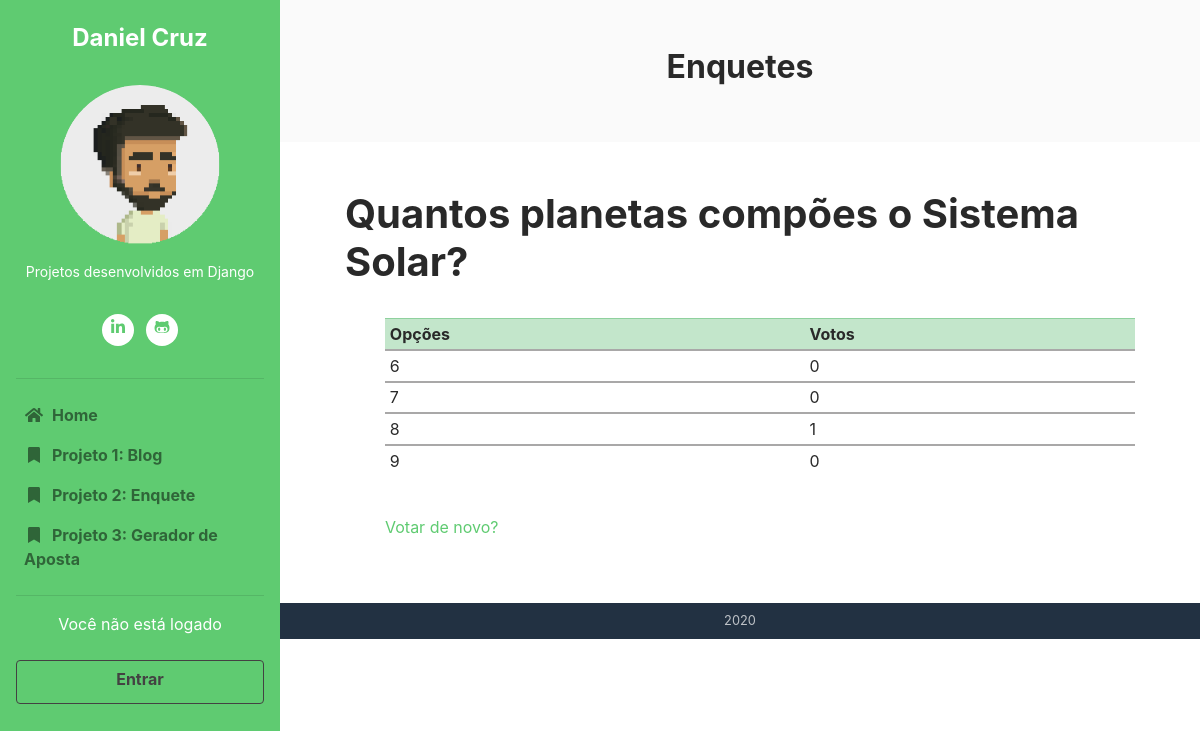
The app's page /polls/8/results, older data.
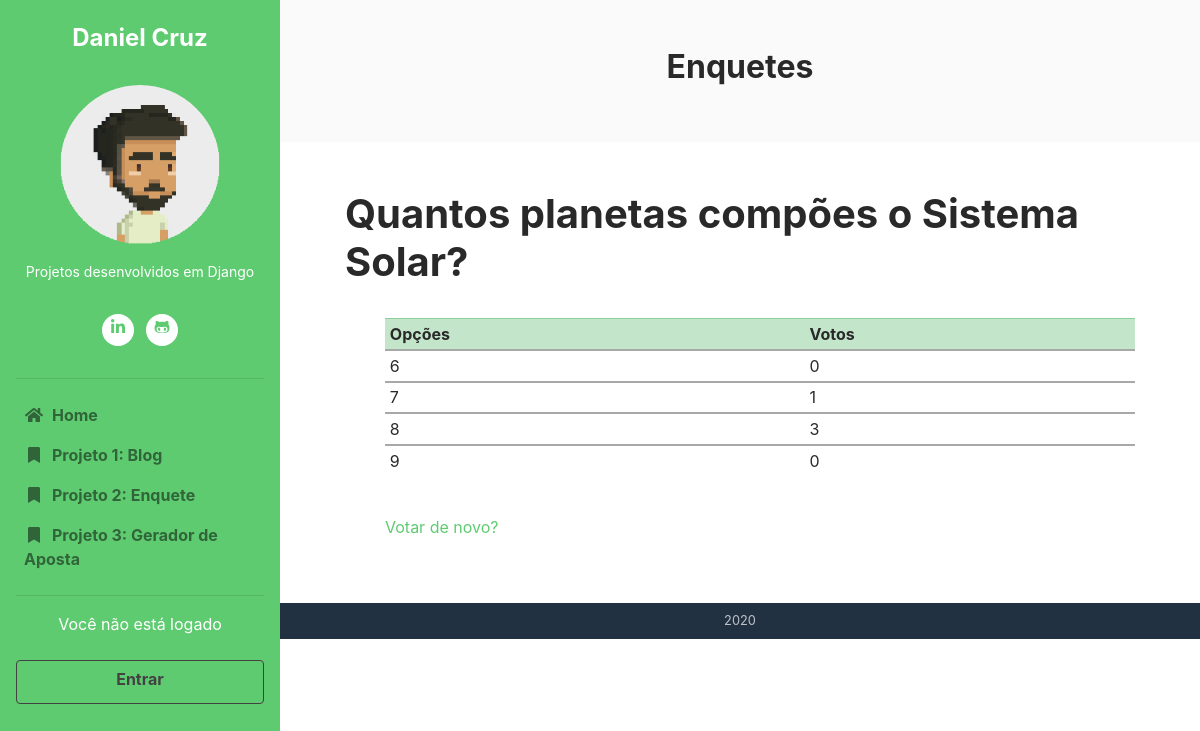
The same page, newer data.
### polls/models.py (models this page shows, shortened)
class Choice(models.Model):
    question = models.ForeignKey(Question, on_delete=models.CASCADE)
    choice_text = models.CharField(max_length=200)
    votes = models.IntegerField(default=0)

### polls/views.py (the view)
# urls.py: path('<int:question_id>/results', views.results, name='results'),
def results(request, question_id):
    question = get_object_or_404(Question, pk=question_id)
    return render(request, 'polls/polls_results.html', {'question': question, 'titulo': titulo, 'subtitulo': subtitulo})

### polls/templates/polls/polls_results.html
{% extends 'home/base.html' %}
{% block content %}
<h1>{{ question.question_text }}</h1>
<br>
<ul>
    <table class="table table-sm table-hover">
        <thead>
          <tr class="table-success">
            <th scope="col">Opções</th>
            <th scope="col">Votos</th>
          </tr>
        </thead>
    {% for choice in question.choice_set.all %}
        <tbody>
          <tr>
            <td>{{ choice.choice_text }}</td>
            <td>{{ choice.votes }}</td>
          </tr>
    {% endfor %}
    </tbody>
    </table>
<br>
<a href="{% url 'polls:detail' question.id %}">Votar de novo?</a>
{% endblock %}

Row changes from the older to the newer data that the page shows:
changed Choice (number 2 of 4 on the later page): votes "0" → "1"
changed Choice (number 3 of 4 on the later page): votes "1" → "3"
